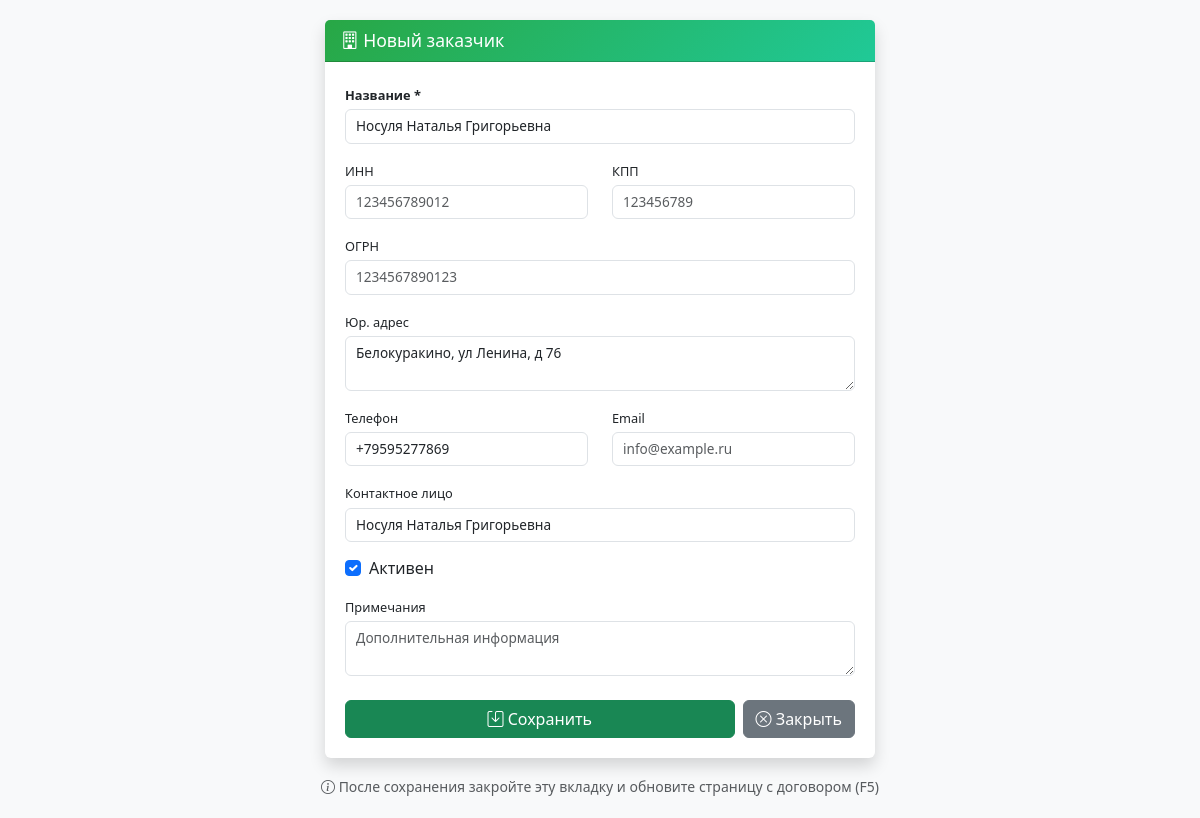
/customers/9/edit/ (signed in), run on the app's committed database.
### contracts/models.py (models this page shows, shortened)
class Customer(models.Model):
    name = models.CharField(max_length=200, unique=True, verbose_name='Название организации')
    inn = models.CharField(max_length=12, blank=True, verbose_name='ИНН')
    kpp = models.CharField(max_length=9, blank=True, verbose_name='КПП')
    ogrn = models.CharField(max_length=13, blank=True, verbose_name='ОГРН')
    address = models.TextField(blank=True, verbose_name='Юридический адрес')
    phone = models.CharField(max_length=20, blank=True, verbose_name='Телефон')
    email = models.EmailField(blank=True, verbose_name='Email')
    contact_person = models.CharField(max_length=100, blank=True, verbose_name='Контактное лицо')
    is_active = models.BooleanField(default=True, verbose_name='Активен')
    notes = models.TextField(blank=True, verbose_name='Примечания')
    created_at = models.DateTimeField(auto_now_add=True, verbose_name='Дата создания')
    updated_at = models.DateTimeField(auto_now=True, verbose_name='Дата обновления')
    class Meta:
        verbose_name = 'Заказчик'
        verbose_name_plural = 'Заказчики'
        ordering = ['name']

### contracts/views.py (the view)
# urls.py: path('customers/<int:pk>/edit/', views.customer_edit, name='customer_edit'),
@login_required
def customer_edit(request, pk):
    customer = get_object_or_404(Customer, pk=pk)
    if request.method == 'POST':
        form = CustomerForm(request.POST, instance=customer)
        if form.is_valid():
            form.save()
            if request.headers.get('X-Requested-With') == 'XMLHttpRequest':
                return JsonResponse({'status': 'success'})
            return redirect('contracts:customer_list')
    else:
        form = CustomerForm(instance=customer)
    if request.headers.get('X-Requested-With') == 'XMLHttpRequest':
        return render(request, 'contracts/customer_form_modal.html', {
            'form': form,
            'title': 'Редактировать заказчика'
        })
    return render(request, 'contracts/customer_form_simple.html', {
        'form': form,
        'customer': customer,
        'title': 'Редактировать заказчика'
    })

### contracts/context_processors.py (called while the page is built)
def dadata_keys(request):
    return {
        'DADATA_API_KEY': settings.DADATA_API_KEY,
    }

### contracts/templates/contracts/customer_form_simple.html (shortened to what this page needs)
<!DOCTYPE html>
<html lang="ru">
<head>
    <link href="https://cdn.jsdelivr.net/npm/bootstrap@5.3.0/dist/css/bootstrap.min.css" rel="stylesheet">
    <link rel="stylesheet" href="https://cdn.jsdelivr.net/npm/bootstrap-icons@1.11.3/font/bootstrap-icons.min.css">
</head>
<body>
    <div class="container">
        <div class="card shadow">
            <div class="card-header text-white">
                <h5 class="mb-0">
                    <i class="bi bi-building"></i> Новый заказчик
                </h5>
            </div>
            <div class="card-body">
                <form method="post" id="customerForm">
                    <div class="mb-3">
                        <label class="form-label fw-bold">Название *</label>
                        {{ form.name }}
                    </div>
                    <div class="row">
                        <div class="col-md-6 mb-3">
                            <label class="form-label">ИНН</label>
                            {{ form.inn }}
                        </div>
                        <div class="col-md-6 mb-3">
                            <label class="form-label">КПП</label>
                            {{ form.kpp }}
                        </div>
                    </div>
                    <div class="mb-3">
                        <label class="form-label">ОГРН</label>
                        {{ form.ogrn }}
                    </div>
                    <div class="mb-3">
                        <label class="form-label">Юр. адрес</label>
                        {{ form.address }}
                    </div>
                    <div class="row">
                        <div class="col-md-6 mb-3">
                            <label class="form-label">Телефон</label>
                            {{ form.phone }}
                        </div>
                        <div class="col-md-6 mb-3">
                            <label class="form-label">Email</label>
                            {{ form.email }}
                        </div>
                    </div>
                    <div class="mb-3">
                        <label class="form-label">Контактное лицо</label>
                        {{ form.contact_person }}
                    </div>
                    <div class="mb-3">
                        <div class="form-check">
                            {{ form.is_active }}
                            <label class="form-check-label">Активен</label>
                        </div>
                    </div>
                    <div class="mb-3">
                        <label class="form-label">Примечания</label>
                        {{ form.notes }}
                    </div>
                    <div class="d-flex gap-2 mt-4">
                        <button type="submit" class="btn btn-success flex-grow-1">
                            <i class="bi bi-save"></i> Сохранить
                        </button>
                        <button type="button" class="btn btn-secondary" onclick="window.close()">
                            <i class="bi bi-x-circle"></i> Закрыть
                        </button>
                    </div>
                </form>
            </div>
        </div>
        <div class="text-center mt-3">
            <small class="text-muted">
                <i class="bi bi-info-circle"></i>
                После сохранения закройте эту вкладку и обновите страницу с договором (F5)
            </small>
        </div>
    </div>
</body>
</html>

### contracts/templates/contracts/customer_form_simple.html (style rules this page uses)
body { background-color: #f8f9fa; padding: 20px; }
.card { max-width: 550px; margin: 0 auto; border: none; box-shadow: 0 0.5rem 1rem rgba(0, 0, 0, 0.15); }
.card-header { background: linear-gradient(135deg, #28a745 0%, #20c997 100%); padding: 10px 16px; }
.card-header h5 { margin: 0; font-size: 1.1rem; }
.card-body { padding: 20px; }
.form-label { font-size: 0.8rem; font-weight: 500; margin-bottom: 4px; }
.form-control, .form-select { font-size: 0.85rem; padding: 6px 10px; }
.mb-3 { margin-bottom: 14px !important; }

### data on the page
Customer: name "Носуля Наталья Григорьевна", address "Белокуракино, ул Ленина, д 76", phone "+79595277869", contact_person "Носуля Наталья Григорьевна", is_active "☑"
